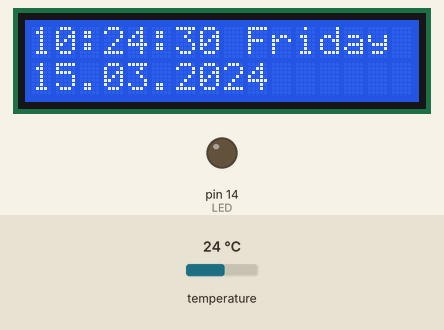
A sketch run on a simulated Arduino Uno, built with avr-gcc and run on an emulated ATmega328P. Shown: 16×2 character LCD, output pins drawn as LEDs (lit = HIGH). The test bench sets the inputs (shaded band); at power-on: temperature 24 °C. The local clock reads 2024-03-15 10:24:30 at power-on unless the sketch sets it.

Above: at 0.1 s.
At 4.2 s:
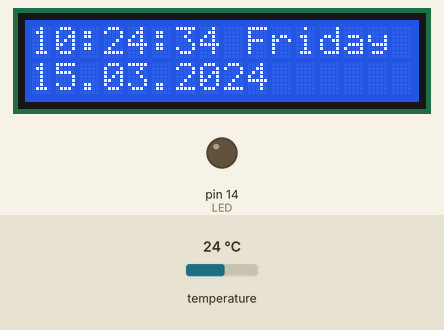
At 9.2 s:
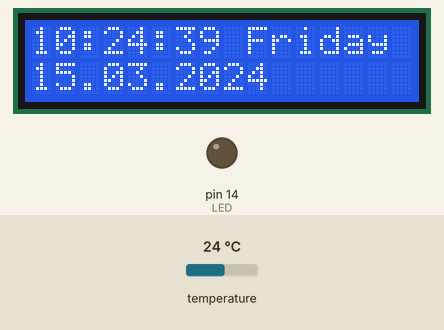
At 19.3 s:
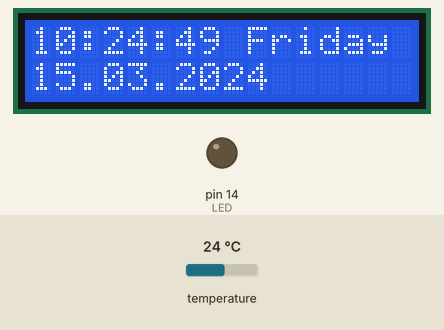
At 28.4 s:
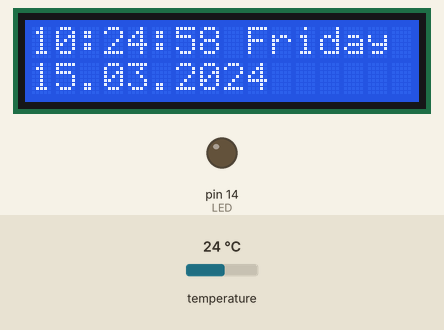
At 38.5 s:
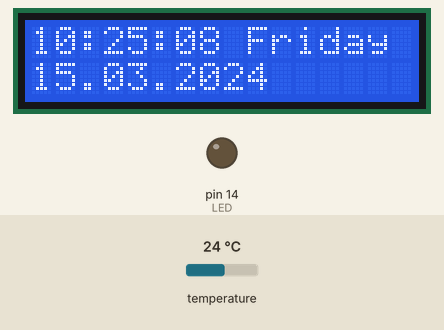

The sketch:

LCD-Current.ino
```cpp
#include <LiquidCrystal.h>
#include <DS3231.h>

#define LED 14

DS3231 rtc(SDA, SCL);
LiquidCrystal lcd(1,2,4,5,6,7);

void setup() {
  // put your setup code here, to run once:
 // Serial.begin(115200);
  rtc.begin();
  lcd.begin(16,2);
  pinMode(LED, OUTPUT);

  //Uncomment following lines to set up date and time
  //for the firrst time

  //rtc.setDOW(TUESDAY); //Set Day-Of-Week to Tuesday
  //rtc.setTime(22,06,45); //Set Time to 21:00:00 (24hr format)
  //rtc.setDate(11,06,2019); //Set Date to 11 July 2019

}

void loop() {
  // storing rtc values in variables
  String timeNow = rtc.getTimeStr();
  String dateNow = rtc.getDateStr();
  String dayNow = rtc.getDOWStr();
  int tempNow = rtc.getTemp();

  lcd.print(timeNow);   //print time
  lcd.setCursor(9,0);   //set cursor to the right of time bottom row
  lcd.print(dayNow);    //print Day
  lcd.setCursor(0,1);
  lcd.print(dateNow);
  delay(1000);
  lcd.setCursor(0,0);

//  lcd.setCursor(1,1);

}
```

Measured:
- what the display in image 1 shows lasts 1.0 s, from 4.1 s to 5.1 s
